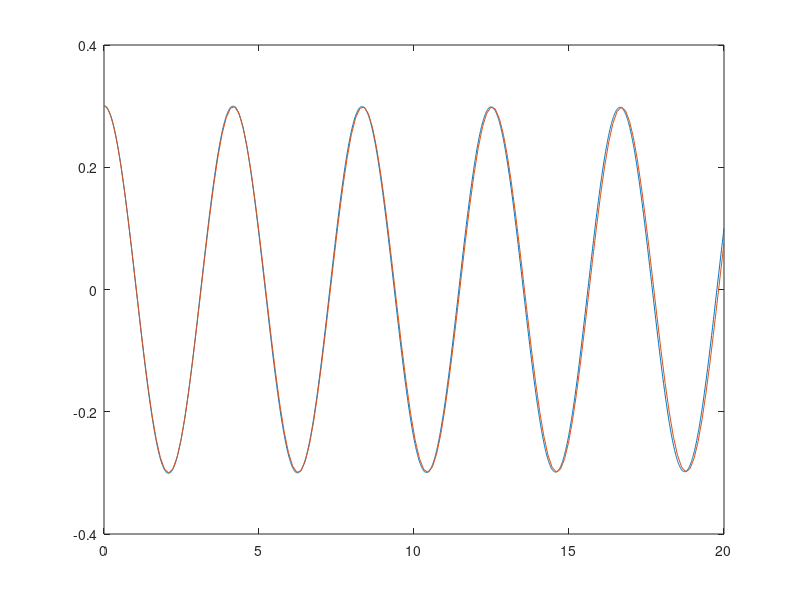

MATLAB code for this plot:
clc
clf
clearvars
%  qddot + a(1)*qdot + a(2)*q = a(3)*q^2 + a(4)*q^3 = 0
a1=0.001;
a2=2;
a3=0.01;
a4=4;
omega0=sqrt(a2);
qmax=0.3;
time=0:0.01:20;
delta1=2*a3/(3*a2);
delta2=(2*a3^2)/(3*a2);
dum1=(12*sqrt(3)*sqrt(27*delta1^2*qmax^2-4*delta2^3*qmax+18*delta1*delta2*qmax-delta2^2+4*delta1)*delta1+108*qmax*delta1^2-8*delta2^3+36*delta2*delta1)^(1/3)/delta1;
dum2=(-delta2^2+3*delta1)/(delta1*(12*sqrt(3)*sqrt(27*delta1^2*qmax^2-4*delta2^3*qmax+18*delta1*delta2*qmax-delta2^2+4*delta1)*delta1+108*qmax*delta1^2-8*delta2^3+36*delta2*delta1)^(1/3));
c1=(1/6)*dum1-(2/3)*dum2-(1/3)*delta2/delta1;
%c1=-(1/12)*dum1+(1/3)*dum2-(1/3)*delta2/delta1+(1/2*i)*sqrt(3)*((1/6)*dum1+(2/3)*dum2);
%c1=-(1/12)*dum1+(1/3)*dum2-(1/3)*delta2/delta1-(1/2*i)*sqrt(3)*((1/6)*dum1+(2/3)*dum2);
a=c1*exp(-a1*time/2);
beta=(c1^2*time*(9*a4*omega0^2-10*a3^2))/(24*omega0^3);
A=(a/2).*exp(i*beta);
Abar=(a/2).*exp(-i*beta);
q0=A.*exp(i*omega0*time)+Abar.*exp(-i*omega0*time);
q1=-2*a3.*A.*Abar/a2+(a3.*A.^2/(3*a2)).*exp(2*i*omega0*time)+(a3.*Abar.^2/(3*a2)).*exp(-2*i*omega0*time);
q2=((3*a4+2*a3^2).*A.^3/(24*a2^2)).*exp(3*i*omega0*time)+((3*a4+2*a3^2).*Abar.^3/(24*a2^2)).*exp(-3*i*omega0*time);
q=q0+q1+q2;
figure(1)
plot(time,q)
hold on
%  qddot = a(1)*qdot+a(2)*q+a(3)*q^2+a(4)*q^3  
%  x1=q   
%  x2=qdot
coeffs = -[0.001 2 0.01 4];
ode=@(t,w_h)[w_h(2);
                   coeffs(1)*w_h(2)+coeffs(2)*w_h(1)+...
                   coeffs(3)*w_h(1)^2+coeffs(4)*w_h(1)^3];

[t,w_h]=ode45(ode, [0 20],[qmax 0]);

plot(t,w_h(:,1));


